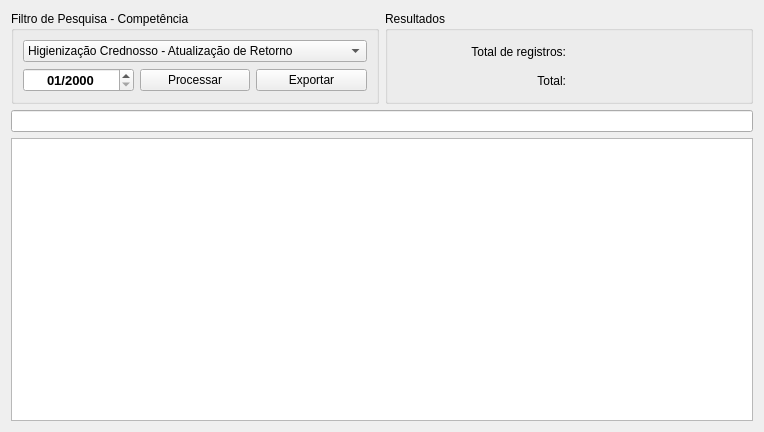
<?xml version="1.0" encoding="UTF-8"?>
<ui version="4.0">
 <class>HigienizacaoCrednosso</class>
 <widget class="QWidget" name="HigienizacaoCrednosso">
  <property name="geometry">
   <rect>
    <x>0</x>
    <y>0</y>
    <width>764</width>
    <height>432</height>
   </rect>
  </property>
  <property name="windowTitle">
   <string>Form</string>
  </property>
  <layout class="QGridLayout" name="gridLayout_3">
   <item row="0" column="0">
    <widget class="QGroupBox" name="groupBox_FiltroPesquisa_2">
     <property name="title">
      <string>Filtro de Pesquisa - Competência</string>
     </property>
     <layout class="QGridLayout" name="gridLayout_2">
      <item row="1" column="2">
       <widget class="QPushButton" name="botaoExportar">
        <property name="text">
         <string>Exportar</string>
        </property>
        <property name="icon">
         <iconset resource="thema.qrc">
          <normaloff>:/images/txt-file-symbol.png</normaloff>:/images/txt-file-symbol.png</iconset>
        </property>
       </widget>
      </item>
      <item row="1" column="1">
       <widget class="QPushButton" name="botaoProcessar">
        <property name="text">
         <string>Processar</string>
        </property>
        <property name="icon">
         <iconset resource="thema.qrc">
          <normaloff>:/images/paper-plane.png</normaloff>:/images/paper-plane.png</iconset>
        </property>
       </widget>
      </item>
      <item row="1" column="0">
       <widget class="QDateEdit" name="campoDataReferencia">
        <property name="font">
         <font>
          <pointsize>10</pointsize>
          <weight>75</weight>
          <bold>true</bold>
         </font>
        </property>
        <property name="alignment">
         <set>Qt::AlignCenter</set>
        </property>
        <property name="displayFormat">
         <string>MM/yyyy</string>
        </property>
        <property name="calendarPopup">
         <bool>false</bool>
        </property>
       </widget>
      </item>
      <item row="0" column="0" colspan="3">
       <widget class="QComboBox" name="campoListaOpcoes">
        <item>
         <property name="text">
          <string>Higienização Crednosso - Atualização de Retorno</string>
         </property>
        </item>
        <item>
         <property name="text">
          <string>Higienização Crednosso - Colaboradores Demitidos</string>
         </property>
        </item>
        <item>
         <property name="text">
          <string>Crednosso - Arquivo de Corte de Férias</string>
         </property>
        </item>
        <item>
         <property name="text">
          <string>Crednosso - Arquivo de Corte Folha</string>
         </property>
        </item>
       </widget>
      </item>
     </layout>
    </widget>
   </item>
   <item row="0" column="1">
    <widget class="QGroupBox" name="groupBox_FiltroPesquisa">
     <property name="title">
      <string>Resultados</string>
     </property>
     <layout class="QGridLayout" name="gridLayout">
      <item row="1" column="0">
       <widget class="QLabel" name="label_Total">
        <property name="text">
         <string>Total:</string>
        </property>
        <property name="alignment">
         <set>Qt::AlignRight|Qt::AlignTrailing|Qt::AlignVCenter</set>
        </property>
       </widget>
      </item>
      <item row="0" column="0">
       <widget class="QLabel" name="label_TotalDeRegistros">
        <property name="text">
         <string>Total de registros:</string>
        </property>
        <property name="alignment">
         <set>Qt::AlignRight|Qt::AlignTrailing|Qt::AlignVCenter</set>
        </property>
       </widget>
      </item>
      <item row="0" column="1">
       <widget class="QLabel" name="campoTotalRegistros">
        <property name="font">
         <font>
          <pointsize>10</pointsize>
          <weight>75</weight>
          <bold>true</bold>
         </font>
        </property>
        <property name="text">
         <string/>
        </property>
        <property name="alignment">
         <set>Qt::AlignLeading|Qt::AlignLeft|Qt::AlignVCenter</set>
        </property>
       </widget>
      </item>
      <item row="1" column="1">
       <widget class="QLabel" name="campoValorTotal">
        <property name="font">
         <font>
          <pointsize>10</pointsize>
          <weight>75</weight>
          <bold>true</bold>
         </font>
        </property>
        <property name="text">
         <string/>
        </property>
        <property name="alignment">
         <set>Qt::AlignLeading|Qt::AlignLeft|Qt::AlignVCenter</set>
        </property>
       </widget>
      </item>
     </layout>
    </widget>
   </item>
   <item row="1" column="0" colspan="2">
    <widget class="QLineEdit" name="campoPesquisarObjetosTabela"/>
   </item>
   <item row="2" column="0" colspan="2">
    <widget class="QTableWidget" name="tableWidget">
     <property name="editTriggers">
      <set>QAbstractItemView::NoEditTriggers</set>
     </property>
     <property name="sortingEnabled">
      <bool>true</bool>
     </property>
    </widget>
   </item>
  </layout>
 </widget>
 <tabstops>
  <tabstop>campoListaOpcoes</tabstop>
  <tabstop>campoDataReferencia</tabstop>
  <tabstop>botaoProcessar</tabstop>
  <tabstop>botaoExportar</tabstop>
  <tabstop>campoPesquisarObjetosTabela</tabstop>
  <tabstop>tableWidget</tabstop>
 </tabstops>
 <resources>
  <include location="thema.qrc"/>
 </resources>
 <connections/>
</ui>
